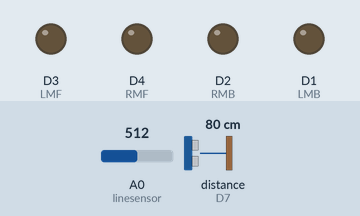
Simulated run of this sketch. Board: ESP8266 (NodeMCU). Shown: output pins drawn as LEDs (lit = HIGH). Wiring (inferred from the names in the program): ultrasonic range finder: trigger D6; echo D7. Dashed ring = blinking. The test bench sets the inputs (shaded band); at power-on: A0 (linesensor) = 512, distance to the obstacle (sensor on D7) 80 cm. The echo pulse lasts 58.3 µs per cm; pins used as bus, display or sensor lines are not drawn; what the sketch prints to the serial monitor is not drawn.

Above: at 6.2 s.
6.3 s: A0 (linesensor) set to 486
At 6.72 s:
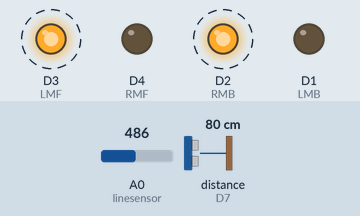
9.3 s: distance to the obstacle (sensor on D7) set to 22 cm
12.3 s: distance to the obstacle (sensor on D7) set to 18 cm
At 12.76 s:
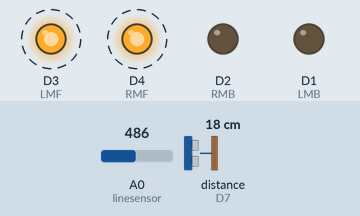
15.3 s: distance to the obstacle (sensor on D7) set to 35 cm
At 15.66 s:
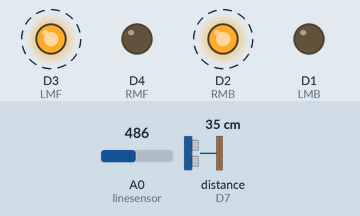
18.3 s: distance to the obstacle (sensor on D7) set to 2 cm
At 18.75 s:
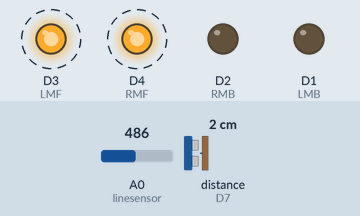
21.3 s: A0 (linesensor) set to 510
At 22.4 s:
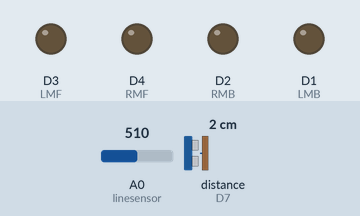
Timing chart, 0 to 23.9 s (numbered marks = the images above; inputs shaded):
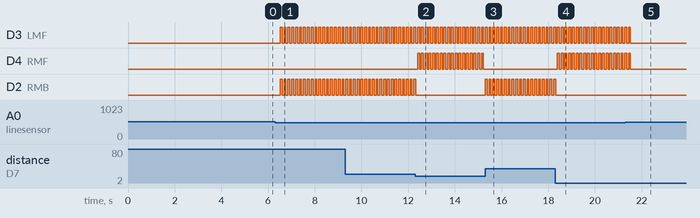

Measured:
- the behaviour switches between 500 and 499 on A0 (linesensor) (found by bisection; images 0 and 1)
- the behaviour switches between 21 and 20 cm on distance to the obstacle (sensor on D7) (found by bisection; images 1 and 2)
- after the input at 6.3 s, D3 (LMF), D2 (RMB): alternates HIGH for 0.08 s and LOW for 0.09 s, starting after 0.22 s
- after the input at 12.3 s, D4 (RMF): alternates HIGH for 0.08 s and LOW for 0.08 s, starting after 0.11 s; D2 (RMB): goes on until 12.3 s, then stays LOW
- after the input at 15.3 s, D4 (RMF): stops changing and stays LOW; D2 (RMB): alternates HIGH for 0.08 s and LOW for 0.08 s, starting at once
- after the input at 18.3 s, D4 (RMF): alternates HIGH for 0.08 s and LOW for 0.08 s, starting after 0.09 s; D2 (RMB): goes on until 18.3 s, then stays LOW
- after the input at 21.3 s, D3 (LMF), D4 (RMF): goes on until 21.5 s, then stays LOW

The sketch:

robot-code-v3.ino
```cpp
#define LMB D1 //left motor backwards.
#define RMB D2 //right motor backwards.
#define LMF D3 //left motor fowards.
#define RMF D4 //right motor fowards.

int linesensor = A0; //line sensor.
int TRIG = D6;    //trigger pin.
int ECHO = D7;    //echo pin.
float duration_us, distance_cm;

void setup()
{
  // begin serial port
  Serial.begin (9600);

  // configure the trigger pin to output mode
  pinMode(TRIG, OUTPUT);
  // configure the echo pin to input mode
  pinMode(ECHO, INPUT);

  pinMode(LMF, OUTPUT); //left motor fowards output
  pinMode(RMF, OUTPUT); //right motor fowards output
  pinMode(LMB, OUTPUT); //left motor backwards output
  pinMode(RMB, OUTPUT); //right motor backwards output
  //LMF = left motor fowards.
  //RMF = right motor fowards.
  //LMB = left motor backwards.
  //RMB = right motor backwards.
  delay(5000); //5 seccond start
}


void loop() {
  //10-microsecond pulse to TRIG pin
  digitalWrite(TRIG, HIGH);
  delayMicroseconds(10);
  digitalWrite(TRIG, LOW);

  // measure duration of pulse from ECHO pin
  duration_us = pulseIn(ECHO, HIGH);

  // calculate the distance
  distance_cm = 0.017 * duration_us;

 int QRE_Value = analogRead(linesensor); //line sensor QRE value.


//safty stop function if robot is off the ground.
  if(QRE_Value > 500)
  {
    Serial.print("Stopping all motors");
    digitalWrite(LMF,LOW); //setting left motor front to low.
    digitalWrite(RMF,LOW); //setting right motor front to low.
    digitalWrite(LMB,LOW); //setting left motor back to low.
    digitalWrite(RMB,LOW); //setting right motor back to low
    delay(500);            //delay of half a seccond.
  }

//locating target function.
 if ((distance_cm > 20) && (QRE_Value < 500))
  {
    Serial.println("Locating Target");
    digitalWrite(LMF,HIGH); //setting left motor front to high.
    digitalWrite(RMB,HIGH); //setting right motor back to high.
    delay(80);              //delay of 80 micro seccond.
    digitalWrite(LMF,LOW);  //setting left motor front to low.
    digitalWrite(RMB,LOW);  //setting right motor back to low.
    delay(80);
  }

//moving fowards when target detected function.
  if ((distance_cm < 20) && (QRE_Value < 500))
  {
    Serial.println("Moving forward");
    digitalWrite(LMF,HIGH); //setting left motor front to high.
    digitalWrite(RMF,HIGH); //setting right motor front to high.
    delay(80);
    digitalWrite(LMF,LOW); //setting left motor front to low.
    digitalWrite(RMF,LOW); //setting right motor front to low.
    delay(80);
    digitalWrite(RMF,HIGH); //setting right motor front to high.
    digitalWrite(LMF,HIGH); //setting left motor front to high.
    delay(80);
    digitalWrite(RMF,LOW); //setting right motor front to low.
    digitalWrite(LMF,LOW); //setting left motor front to low.
    delay(80);
   }

//-Debugging-
 //-Ultrasonic sensor-
   //Serial.print("distance: ");
   //Serial.print(distance_cm);
   //Serial.println(" cm");
 //-Line sensor-
   //Serial.print("Floor distance: ");
   //Serial.println(QRE_Value);

}
```
